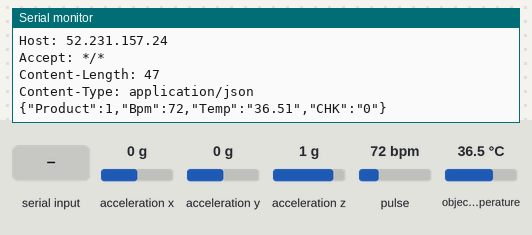
A sketch run on a simulated Arduino Uno, built with avr-gcc and run on an emulated ATmega328P. On the bench: the last lines printed to the serial monitor. Wiring (inferred from the names in the program): ADXL345 accelerometer at I2C address 0x53. Inputs (shaded band) come from the test bench; at power-on: pulse 72 bpm, acceleration x 0 g, object temperature 36.5 °C, acceleration y 0 g, acceleration z 1 g. The modem accepts every AT command (registered, SIM ready, sends succeed) and sends nothing else.

Above: at 2.7 s.
2.8 s: pulse set to 42 bpm
At 4.04 s:
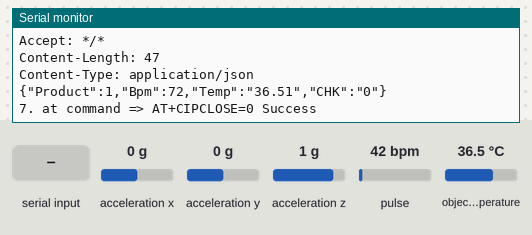
4.3 s: pulse set to 100 bpm
At 4.9 s:
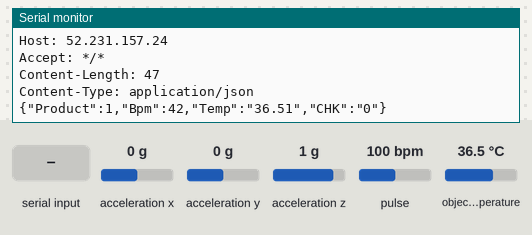
10.3 s: "1" received over the second serial link
16.3 s: pulse set to 70 bpm
At 17.5 s:
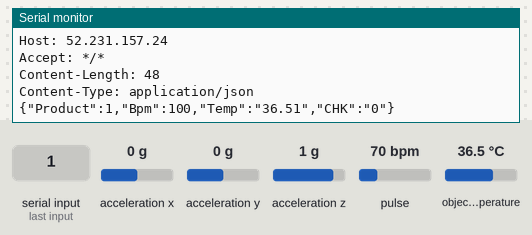
22.3 s: acceleration x set to -1.4 g
At 23.1 s:
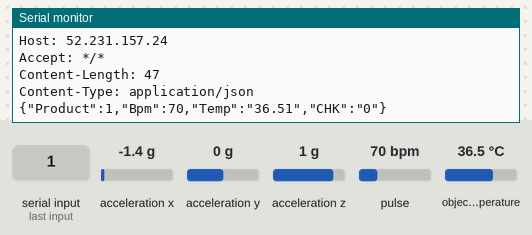
23.8 s: object temperature set to 20 °C
At 25.0 s:
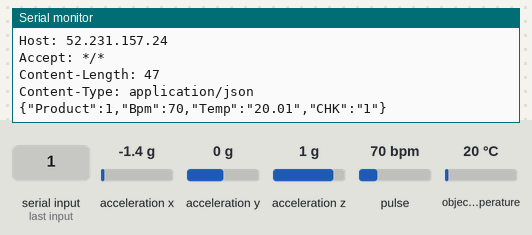
Timing chart, 0 to 26.3 s (numbered marks = the images above; inputs shaded):
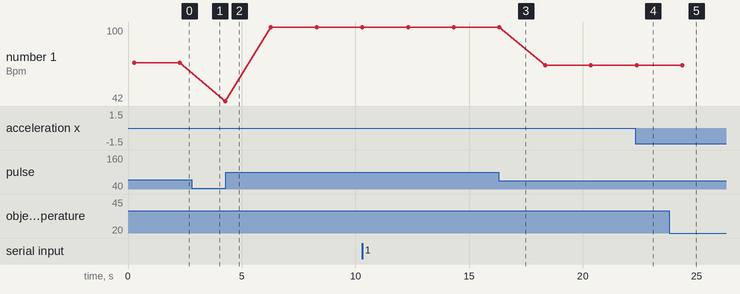

The sketch:

sleepdog.ino
```cpp
#include <ArduinoJson.h>
#include <SoftwareSerial.h>
//심박수
#define USE_ARDUINO_INTERRUPTS true
#include <PulseSensorPlayground.h>
//G센서
#include <avr/io.h>
#include <math.h>
#include <Wire.h>
#define I2C_ID  0x53


//RTC 센서
#include <ThreeWire.h>
#include <RtcDS1302.h>


//온도센서
#include <Adafruit_MLX90614.h> // 비접촉식 온도측정센서 라이브러리 불러오기
Adafruit_MLX90614 mlx = Adafruit_MLX90614();

//심박수 변수
const int PulseWire = 0;
int Threshold = 550;
PulseSensorPlayground pulseSensor;

//수면 변수
int sleep = 0;


SoftwareSerial esp(2, 3); // RX/TX 설정, serial 객체생성


int countTrueCommand;
int countTimeCommand;
boolean found = false;

void setup()
{

  analogReference(INTERNAL);
  Serial.begin(9600);
  esp.begin(9600);


  Wire.begin();


  // adxl345 initialize
  // power setting
  Wire.beginTransmission(I2C_ID);
  Wire.write(byte(0x2d));
  Wire.write(byte(0x18));
  Wire.endTransmission();

  // range setting
  Wire.beginTransmission(I2C_ID);
  Wire.write(byte(0x31));
  Wire.write(byte(0x02));  //0x03
  Wire.endTransmission();


  //심박수
   pulseSensor.analogInput(PulseWire);
  pulseSensor.setThreshold(Threshold);

   if (pulseSensor.begin()) {
    Serial.println("Sensor OK");  //This prints one time at Arduino power-up,  or on Arduino reset.
  }


  mlx.begin();

  Serial.println("initialization done.");

}

#define countof(a) (sizeof(a) / sizeof(a[0]))
void loop()
{
  const size_t capacity = JSON_OBJECT_SIZE(9);
  DynamicJsonDocument doc(capacity);


 doc["Product"]   = 1;

 int myBPM = pulseSensor.getBeatsPerMinute();

 doc["Bpm"]   = myBPM;


  //가속도 센서 세팅
  char str[30];
  char data[6];
  unsigned char idx = 0;
  short acc_x;
  short acc_y;
  short acc_z;


    // data request
  Wire.beginTransmission(I2C_ID);
  Wire.write(byte(0x32));
  Wire.endTransmission();
  Wire.requestFrom(0x53, 6);

  idx = 0;
  while (Wire.available())
    data[idx++] = Wire.read();

  acc_x = (data[1] << 8) | data[0];
  acc_y = (data[3] << 8) | data[2];
  acc_z = (data[5] << 8) | data[4];


  String strTemp = String("");
  strTemp += (double)(mlx.readObjectTempC()); // 주변 온도를 읽습니다.
  doc["Temp"] =strTemp;

   int nsleep = abs(acc_x)+abs(acc_y)+abs(acc_z);


  if ( (sleep - 7) <= nsleep && nsleep <= (sleep + 7))
  {
    doc["CHK"]   = "0";
    sleep = nsleep;

  }

  else
  {
    doc["CHK"]   = "1";
    sleep = nsleep;
  }


// TCP 연결

String server = "52.231.157.24";
String uri = "/HealthAPI";


String output;
  serializeJson(doc, output);


  String postRequest = "POST " + uri  + " HTTP/1.1\r\n" +
                       "Host: " + server + "\r\n" +
                       "Accept: *" + "/" + "*\r\n" +
                       "Content-Length: " + output.length() + "\r\n" +
                       "Content-Type: application/json\r\n\r\n";
  postRequest+=output;
  sendCommandToESP8266("AT+CIPSTART=\"TCP\",\"" + server + "\"," + 3000, 5, "OK");
  String cipSend = "AT+CIPSEND=" + String(postRequest.length());
  sendCommandToESP8266(cipSend, 10, ">");
  sendData(postRequest);
  sendCommandToESP8266("AT+CIPCLOSE=0", 15, "OK");
  delay(100);

}


void sendCommandToESP8266(String command, int maxTime, char readReplay[]) {
  Serial.print(countTrueCommand);
  Serial.print(". at command => ");
  Serial.print(command);
  Serial.print(" ");
  while (countTimeCommand < (maxTime * 1))
  {
    esp.println(command);
    if (esp.find(readReplay))
    {
      found = true;
      break;
    }
    countTimeCommand++;
  }
  if (found == true)
  {
    Serial.println("Success");
    countTrueCommand++;
    countTimeCommand = 0;
  }
  if (found == false)
  {
    Serial.println("Fail");
    countTrueCommand = 0;
    countTimeCommand = 0;
  }
  found = false;
}

void sendData(String postRequest) {
  Serial.println(postRequest);
  esp.println(postRequest);
  delay(1500);
  countTrueCommand++;
}
```

Measured:
- after the input at 23.8 s, the serial monitor: prints a new line after 0.57 s (image 5)
- plotted number 1: 72 → 42 after the input at 2.8 s, 42 → 100 after the input at 4.3 s, 100 → 70 after the input at 16.3 s
